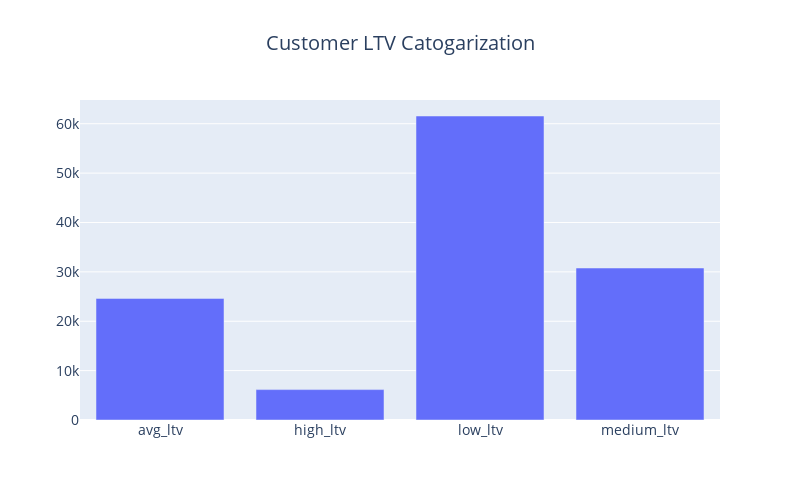

Source (notebook cell):
### Code cell
# Getting the number of fundings according to year
cnt_srs = ltv_make_model_r["LTV Category"].value_counts()
# sorting the years in ascending order
cnt_srs = cnt_srs.sort_index()
# setting uo the bar graph
trace = go.Bar(
    x=cnt_srs.index,
    y=cnt_srs.values,
    
)
# setting the layout
layout = go.Layout(
    title=go.layout.Title(
        text="Customer LTV Catogarization",
        x=0.5
    ),
    font=dict(size=14),
    width=800,
    height=500,
)

data = [trace]
fig = go.Figure(data=data, layout=layout)
py.iplot(fig, filename="funding")

### Figure 1 — Plotly figure (JSON) as saved in the notebook; plotly's stock layout.template omitted (floating-point values rounded to 4 significant figures)
{"data": [{"type": "bar", "x": ["avg_ltv", "high_ltv", "low_ltv", "medium_ltv"], "y": [24627, 6157, 61567, 30782]}], "layout": {"font": {"size": 14}, "height": 500, "title": {"text": "Customer LTV Catogarization", "x": 0.5}, "width": 800}}
